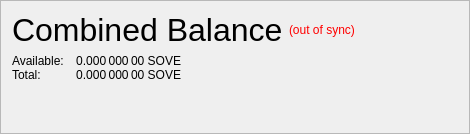
                   <widget class="QFrame" name="frame_CombinedBalances">
                    <property name="minimumSize">
                     <size>
                      <width>470</width>
                      <height>0</height>
                     </size>
                    </property>
                    <property name="frameShape">
                     <enum>QFrame::StyledPanel</enum>
                    </property>
                    <property name="frameShadow">
                     <enum>QFrame::Raised</enum>
                    </property>
                    <layout class="QVBoxLayout" name="verticalLayout_5">
                     <property name="spacing">
                      <number>6</number>
                     </property>
                     <property name="sizeConstraint">
                      <enum>QLayout::SetNoConstraint</enum>
                     </property>
                     <item>
                      <layout class="QHBoxLayout" name="horizontalLayout_5" stretch="0,0,0">
                       <item>
                        <widget class="QLabel" name="label_5z">
                         <property name="minimumSize">
                          <size>
                           <width>0</width>
                           <height>20</height>
                          </size>
                         </property>
                         <property name="font">
                          <font>
                           <pointsize>24</pointsize>
                           <weight>50</weight>
                           <bold>false</bold>
                          </font>
                         </property>
                         <property name="toolTip">
                          <string>Combined Balance (including unconfirmed and immature coins)</string>
                         </property>
                         <property name="text">
                          <string>Combined Balance</string>
                         </property>
                        </widget>
                       </item>
                       <item>
                        <widget class="QLabel" name="labelWalletStatus">
                         <property name="cursor">
                          <cursorShape>WhatsThisCursor</cursorShape>
                         </property>
                         <property name="toolTip">
                          <string>The displayed information may be out of date. Your wallet automatically synchronizes with the Soverain network after a connection is established, but this process has not completed yet.</string>
                         </property>
                         <property name="styleSheet">
                          <string notr="true">QLabel { color: red; }</string>
                         </property>
                         <property name="text">
                          <string notr="true">(out of sync)</string>
                         </property>
                         <property name="alignment">
                          <set>Qt::AlignLeading|Qt::AlignLeft|Qt::AlignVCenter</set>
                         </property>
                        </widget>
                       </item>
                       <item>
                        <spacer name="horizontalSpacer_1">
                         <property name="orientation">
                          <enum>Qt::Horizontal</enum>
                         </property>
                         <property name="sizeHint" stdset="0">
                          <size>
                           <width>40</width>
                           <height>20</height>
                          </size>
                         </property>
                        </spacer>
                       </item>
                      </layout>
                     </item>
                     <item>
                      <layout class="QGridLayout" name="gridLayout_3">
                       <property name="horizontalSpacing">
                        <number>12</number>
                       </property>
                       <property name="verticalSpacing">
                        <number>0</number>
                       </property>
                       <item row="1" column="0">
                        <widget class="QLabel" name="labelBalanceTextz">
                         <property name="text">
                          <string>Available:</string>
                         </property>
                        </widget>
                       </item>
                       <item row="1" column="1">
                        <widget class="QLabel" name="labelBalancez">
                         <property name="font">
                          <font>
                           <weight>50</weight>
                           <bold>false</bold>
                          </font>
                         </property>
                         <property name="cursor">
                          <cursorShape>IBeamCursor</cursorShape>
                         </property>
                         <property name="toolTip">
                          <string>Your current spendable balance</string>
                         </property>
                         <property name="text">
                          <string notr="true">0.000 000 00 SOVE</string>
                         </property>
                         <property name="alignment">
                          <set>Qt::AlignRight|Qt::AlignTrailing|Qt::AlignVCenter</set>
                         </property>
                         <property name="textInteractionFlags">
                          <set>Qt::LinksAccessibleByMouse|Qt::TextSelectableByKeyboard|Qt::TextSelectableByMouse</set>
                         </property>
                        </widget>
                       </item>
                       <item row="2" column="0">
                        <widget class="QLabel" name="labelTotalTextz">
                         <property name="text">
                          <string>Total:</string>
                         </property>
                        </widget>
                       </item>
                       <item row="2" column="1">
                        <widget class="QLabel" name="labelTotalz">
                         <property name="font">
                          <font>
                           <weight>50</weight>
                           <bold>false</bold>
                          </font>
                         </property>
                         <property name="cursor">
                          <cursorShape>IBeamCursor</cursorShape>
                         </property>
                         <property name="toolTip">
                          <string>Total Balance, including all unavailable coins.</string>
                         </property>
                         <property name="text">
                          <string notr="true">0.000 000 00 SOVE</string>
                         </property>
                         <property name="alignment">
                          <set>Qt::AlignRight|Qt::AlignTrailing|Qt::AlignVCenter</set>
                         </property>
                         <property name="textInteractionFlags">
                          <set>Qt::LinksAccessibleByMouse|Qt::TextSelectableByKeyboard|Qt::TextSelectableByMouse</set>
                         </property>
                        </widget>
                       </item>
                       <item row="2" column="3">
                        <spacer name="horizontalSpacer_2">
                         <property name="orientation">
                          <enum>Qt::Horizontal</enum>
                         </property>
                         <property name="sizeHint" stdset="0">
                          <size>
                           <width>40</width>
                           <height>0</height>
                          </size>
                         </property>
                        </spacer>
                       </item>
                      </layout>
                     </item>
                     <item>
                      <spacer name="verticalSpacer_1">
                       <property name="orientation">
                        <enum>Qt::Vertical</enum>
                       </property>
                       <property name="sizeHint" stdset="0">
                        <size>
                         <width>20</width>
                         <height>40</height>
                        </size>
                       </property>
                      </spacer>
                     </item>
                    </layout>
                   </widget>
